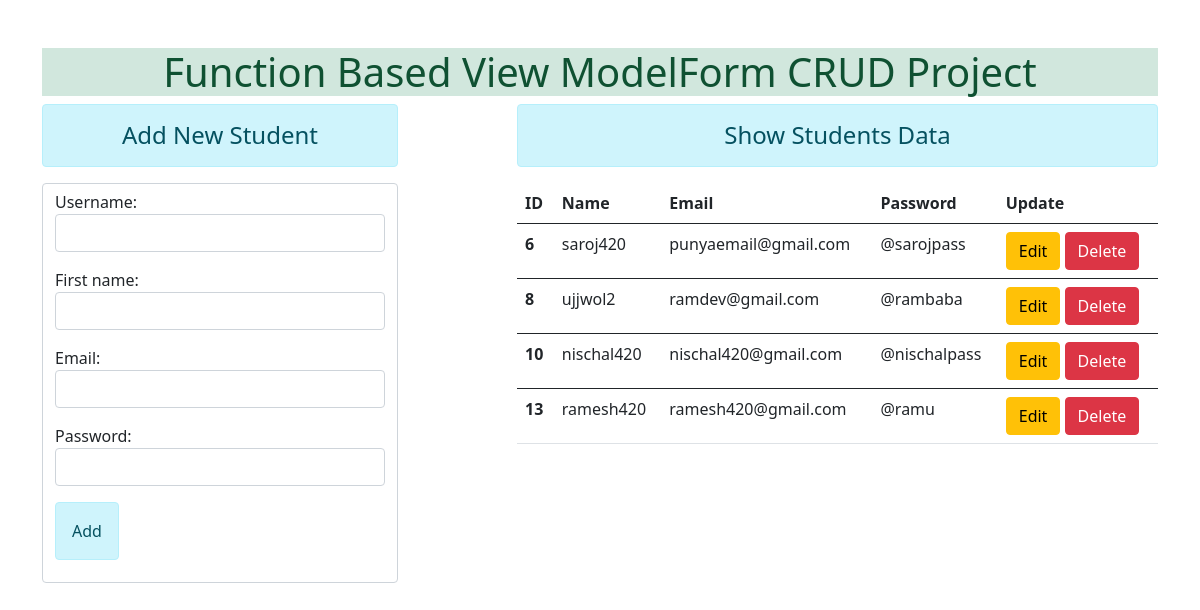
The page / on the database its author committed.
### enroll/models.py (models this page shows)
class User(models.Model):
    username = models.CharField(max_length=50)
    email = models.EmailField(max_length=254)
    first_name = models.CharField(max_length=100)
    password = models.CharField(max_length=50)

### enroll/views.py (the view)
# urls.py: path('', views.add_show, name="addandshow"),
def add_show(request):
    if request.method == "POST":
        fm = StudentRegister(request.POST)
        if fm.is_valid():
            nm = fm.cleaned_data['username']
            em = fm.cleaned_data['email']
            pas = fm.cleaned_data['password']
            reg = User(username=nm, email=em, password=pas)
            reg.save()
            fm = StudentRegister()
    else:
        fm = StudentRegister()
    stu = User.objects.all()
    return render(request, 'enroll/addandshow.html', {'form':fm, 'stud':stu})

### enroll/forms.py
class StudentRegister(forms.ModelForm):
    class Meta:
        model = User
        fields = ["id", "username", "first_name", "email", "password"]
        widgets = {
            'username': forms.TextInput(attrs={'class':'form-control'}),
            'first_name': forms.TextInput(attrs={'class':'form-control'}),
            'email': forms.EmailInput(attrs={'class':'form-control'}),
            'password': forms.PasswordInput(render_value=True, attrs={'class':'form-control'})
        }

### enroll/templates/enroll/addandshow.html (shortened to what this page needs)
{% extends 'enroll/base.html' %}
{% block content %}
    <div class="row">
        <div class="col-sm-4">
            <h4 class="text-center alert alert-info">Add New Student</h4>
            <form action="" method="POST" class="form-control">
                {{form.as_p}}
                <input type="submit" value="Add" class="alert alert-info">
            </form>
        </div>
        <div class="col-sm-7 offset-1">
            <h4 class="text-center alert alert-info">Show Students Data</h4>
            {% if stud %}
                <table class="table table-hover">
                    <thead>
                    <tr>
                        <th scope="col">ID</th>
                        <th scope="col">Name</th>
                        <th scope="col">Email</th>
                        <th scope="col">Password</th>
                        <th scope="col">Update</th>
                    </tr>
                    </thead>
                    {% for st in stud %}
                        <tbody>
                        <tr>
                            <th scope="row">{{st.id}}</th>
                            <td>{{st.username}}</td>
                            <td>{{st.email}}</td>
                            <td>@{{st.password}}</td>
                            <td>
                                <a href="{% url 'updatedata' st.id %}" class="btn btn-warning">Edit </a>
                                <form action="{% url 'deletedata' st.id %}" method="POST" class="d-inline">
                                    <input type="submit" value="Delete" class="btn btn-danger">
                                </form>
                            </td>
                        </tr>
                        </tbody>
                    {% endfor %}
                </table>
            {% else %}
                <h4 class="alert alert-warning">No Records Found</h4>
            {% endif %}
        </div>
    </div>
{% endblock content %}

### enroll/templates/enroll/base.html (shortened to what this page needs)
 {% load static %}
 <!DOCTYPE html>
 <html lang="en">
 <head>
     <link rel="stylesheet" href="{% static 'enroll/css/bootstrap.min.css' %}">
 </head>
 <body>
     <div class="container mt-5">
         <h1 class="text-center alert-success">Function Based View ModelForm CRUD Project</h1>
         {% block content %} {% endblock content %}
     </div>
 </body>
 </html>

### rows shown on the page
User: id "6", username "saroj420", email "punyaemail@gmail.com", password "sarojpass"
User: id "8", username "ujjwol2", email "ramdev@gmail.com", password "rambaba"
User: id "10", username "nischal420", email "nischal420@gmail.com", password "nischalpass"
User: id "13", username "ramesh420", email "ramesh420@gmail.com", password "ramu"
